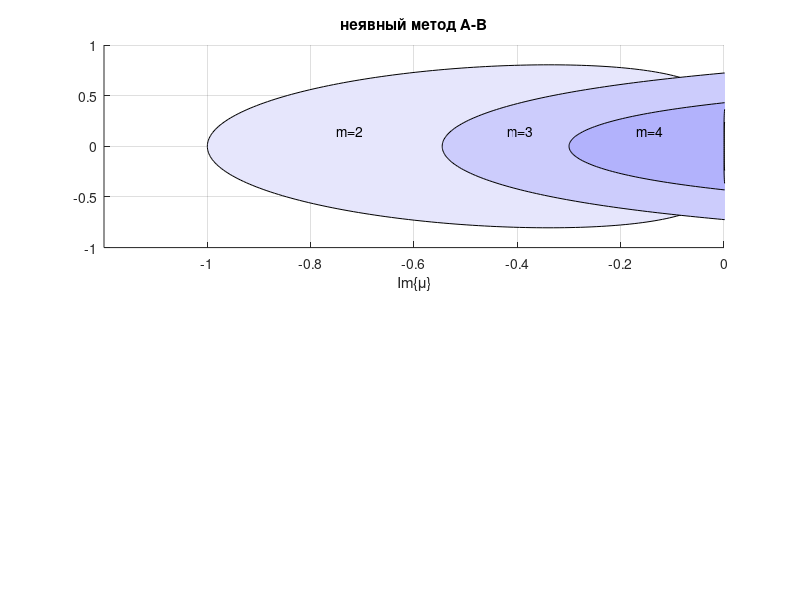

Here is the MATLAB script that generated this plot: (Note: this script raises an error after producing the figure.)

    clear
    clc
    fi=0:0.02:2*pi;
    q=exp(i*fi);

    b2=[3/2,-1/2];
    b3=[23/12,-16/12,5/12];
    b4=[55/24,-59/24,37/24,-9/24];

    z=0;
    for m=1:2
    z=z+b2(m)*q.^(2-m)
    end
    g2=(q.^2-q)./z

    z=0;
    for m=1:3
    z=z+b3(m)*q.^(3-m)
    end
    g3=(q.^3-q.^2)./z;

    z=0;
    for m=1:4
    z=z+b4(m)*q.^(4-m)
    end
    g4=(q.^4-q.^3)./z;

    subplot(2,1,1)
    patch(real(g2),imag(g2),[0.9 0.9 0.99])
    patch(real(g3),imag(g3),[0.8 0.8 0.99])
    patch(real(g4),imag(g4),[0.7 0.7 0.99])
    grid

    xlabel('Re\{\mu\}')
    xlabel('Im\{\mu\}')
    axis([-1.2 0 -1 1])
    text(-0.75,0.15,'m=2')
    text(-0.42,0.15,'m=3')
    text(-0.17,0.15,'m=4')
    title('неявный метод А-В')

Oleg
Oleg 05.03.18

    clear
    clc
    fi=0:0.02:2*pi;
    q=exp(i*fi);

    b2=[3/2,-1/2];
    b3=[23/12,-16/12,5/12];
    b4=[55/24,-59/24,37/24,-9/24];

    z=0;
    for m=1:2
    z=z+b2(m)*q.^(2-m)
    end
    g2=(q.^2-q)./z

    z=0;
    for m=1:3
    z=z+b3(m)*q.^(3-m)
    end
    g3=(q.^3-q.^2)./z;

    z=0;
    for m=1:4
    z=z+b4(m)*q.^(4-m)
    end
    g4=(q.^4-q.^3)./z;

    subplot(2,1,1)
    patch(real(g2),imag(g2),[0.9 0.9 0.99])
    patch(real(g3),imag(g3),[0.8 0.8 0.99])
    patch(real(g4),imag(g4),[0.7 0.7 0.99])
    grid

    xlabel('Re\{\mu\}')
    xlabel('Im\{\mu\}')
    axis([-1.2 0 -1 1])
    text(-0.75,0.15,'m=2')
    text(-0.42,0.15,'m=3')
    text(-0.17,0.15,'m=4')
    title('явный метод А-В')

    fi=0:0.02:2*pi;
    q=exp(i*fi);

    b2=[5/12,8/12,-1/12];
    b3=[9/24,19/24,-5/24,1/24];
    b4=[251/720,646/720,-264/720,106/720,-19/720];

    z=0;
    for m=0:2
    z=z+b2(m+1)*q.^(2-m)
    end
    g2=(q.^2-q)./z

    z=0;
    for m=0:3
    z=z+b3(m+1)*q.^(3-m)
    end
    g3=(q.^3-q.^2)./z;

    z=0;
    for m=0:4
    z=z+b4(m+1)*q.^(4-m)
    end
    g4=(q.^4-q.^3)./z;

    subplot(2,1,2)
    patch(real(g2),imag(g2),[0.9 0.9 0.99])
    patch(real(g3),imag(g3),[0.8 0.8 0.99])
    patch(real(g4),imag(g4),[0.7 0.7 0.99])
    grid

    xlabel('Re\{\mu\}')
    xlabel('Im\{\mu\}')
    axis([-10 0 -4 4])
    text(-0.75,0.15,'m=2')
    text(-0.42,0.15,'m=3')
    text(-0.17,0.15,'m=4')
    title('неявный метод')
